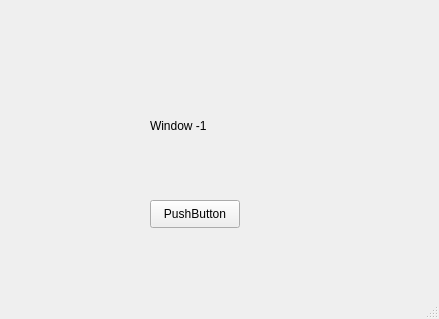
<?xml version="1.0" encoding="UTF-8"?>
<ui version="4.0">
 <class>MainWindow</class>
 <widget class="QMainWindow" name="MainWindow">
  <property name="geometry">
   <rect>
    <x>0</x>
    <y>0</y>
    <width>439</width>
    <height>319</height>
   </rect>
  </property>
  <property name="windowTitle">
   <string>MainWindow</string>
  </property>
  <widget class="QWidget" name="centralwidget">
   <widget class="QLabel" name="label">
    <property name="geometry">
     <rect>
      <x>150</x>
      <y>100</y>
      <width>151</width>
      <height>51</height>
     </rect>
    </property>
    <property name="text">
     <string>Window -1</string>
    </property>
   </widget>
   <widget class="QPushButton" name="btn_window">
    <property name="geometry">
     <rect>
      <x>150</x>
      <y>200</y>
      <width>90</width>
      <height>28</height>
     </rect>
    </property>
    <property name="text">
     <string>PushButton</string>
    </property>
   </widget>
  </widget>
  <widget class="QMenuBar" name="menubar">
   <property name="geometry">
    <rect>
     <x>0</x>
     <y>0</y>
     <width>439</width>
     <height>22</height>
    </rect>
   </property>
  </widget>
  <widget class="QStatusBar" name="statusbar"/>
 </widget>
 <resources/>
 <connections/>
</ui>
